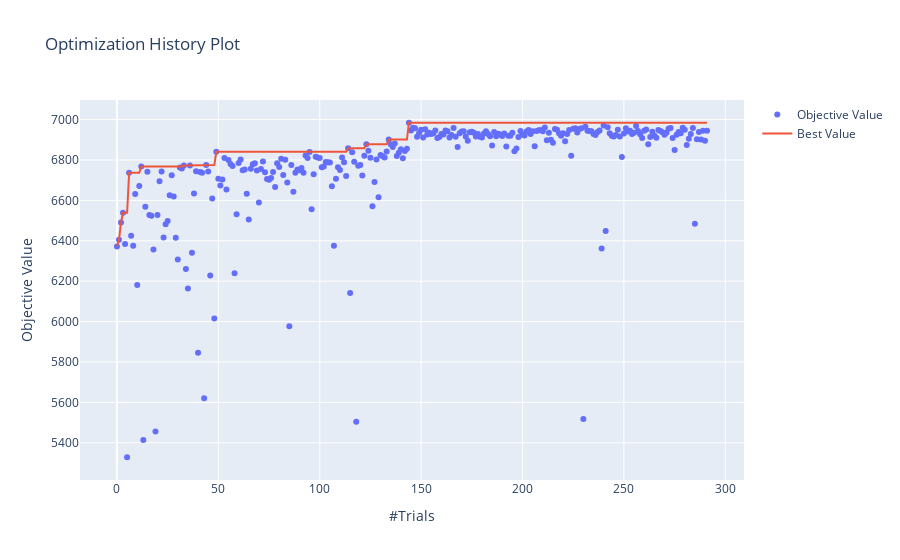

Write notebook code for a chart like this one.
### Code cell
optuna.visualization.plot_optimization_history(studies[2][2])

### Figure 1 — Plotly figure (JSON) as saved in the notebook; plotly's stock layout.template omitted (floating-point values rounded to 4 significant figures; data arrays with more than 128 entries replaced by an {"elided": "..."} marker saying what was removed)
{"data": [{"mode": "markers", "name": "Objective Value", "type": "scatter", "x": {"elided": "292 int values"}, "y": {"elided": "292 float values"}}, {"name": "Best Value", "type": "scatter", "x": {"elided": "292 int values"}, "y": {"elided": "292 float values"}}], "layout": {"title": {"text": "Optimization History Plot"}, "xaxis": {"title": {"text": "#Trials"}}, "yaxis": {"title": {"text": "Objective Value"}}}}
